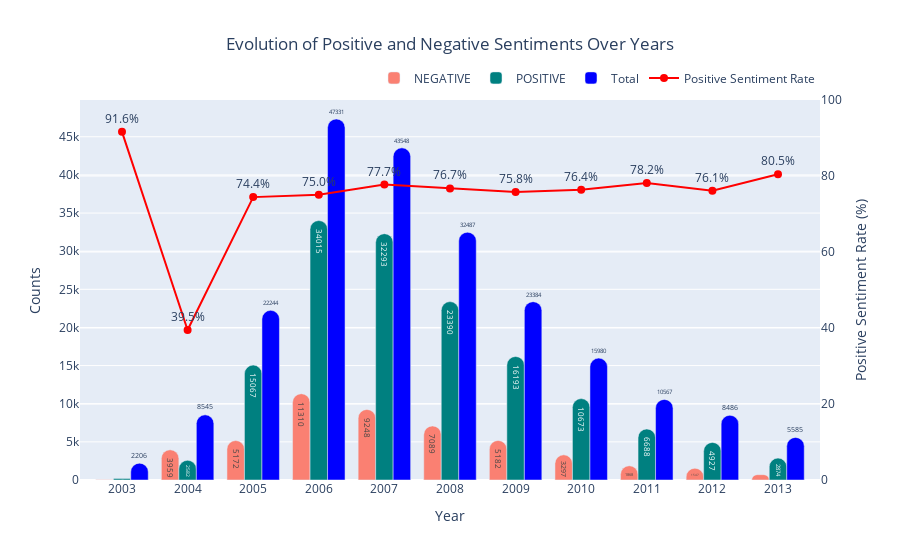

The notebook cell saved with this chart:
### Code cell
plot.plot_sentiments_byYear(data,vader=True,prt=True)

### Figure 1 — Plotly figure (JSON) as saved in the notebook; plotly's stock layout.template omitted (floating-point values rounded to 4 significant figures)
{"data": [{"marker": {"color": "salmon"}, "name": "NEGATIVE", "text": [17, 3959, 5172, 11310, 9248, 7089, 5182, 3297, 1868, 1547, 698], "textposition": "inside", "type": "bar", "x": [2003, 2004, 2005, 2006, 2007, 2008, 2009, 2010, 2011, 2012, 2013], "y": [17, 3959, 5172, 11310, 9248, 7089, 5182, 3297, 1868, 1547, 698]}, {"marker": {"color": "teal"}, "name": "POSITIVE", "text": [186, 2582, 15067, 34015, 32293, 23390, 16193, 10673, 6688, 4927, 2874], "textposition": "inside", "type": "bar", "x": [2003, 2004, 2005, 2006, 2007, 2008, 2009, 2010, 2011, 2012, 2013], "y": [186, 2582, 15067, 34015, 32293, 23390, 16193, 10673, 6688, 4927, 2874]}, {"marker": {"color": "blue"}, "name": "Total", "text": [2206, 8545, 22244, 47331, 43548, 32487, 23384, 15980, 10567, 8486, 5585], "textposition": "outside", "type": "bar", "x": [2003, 2004, 2005, 2006, 2007, 2008, 2009, 2010, 2011, 2012, 2013], "y": [2206, 8545, 22244, 47331, 43548, 32487, 23384, 15980, 10567, 8486, 5585]}, {"line": {"color": "red", "width": 2}, "marker": {"color": "red", "size": 8}, "mode": "lines+markers+text", "name": "Positive Sentiment Rate", "text": ["91.6%", "39.5%", "74.4%", "75.0%", "77.7%", "76.7%", "75.8%", "76.4%", "78.2%", "76.1%", "80.5%"], "textposition": "top center", "type": "scatter", "x": [2003, 2004, 2005, 2006, 2007, 2008, 2009, 2010, 2011, 2012, 2013], "y": [91.63, 39.47, 74.45, 75.05, 77.74, 76.74, 75.76, 76.4, 78.17, 76.1, 80.46], "yaxis": "y2"}], "layout": {"barcornerradius": 15, "barmode": "group", "legend": {"orientation": "h", "x": 1, "xanchor": "right", "y": 1.02, "yanchor": "bottom"}, "title": {"text": "Evolution of Positive and Negative Sentiments Over Years", "x": 0.5, "xanchor": "center"}, "xaxis": {"tickvals": [2003, 2004, 2005, 2006, 2007, 2008, 2009, 2010, 2011, 2012, 2013], "title": {"text": "Year"}}, "yaxis": {"side": "left", "title": {"text": "Counts"}}, "yaxis2": {"overlaying": "y", "range": [0, 100], "side": "right", "tickformat": ".0f%", "title": {"text": "Positive Sentiment Rate (%)"}}}}
